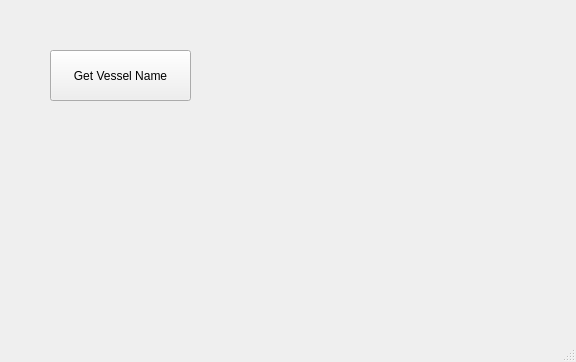
<?xml version="1.0" encoding="UTF-8"?>
<ui version="4.0">
 <class>MainWindow</class>
 <widget class="QMainWindow" name="MainWindow">
  <property name="geometry">
   <rect>
    <x>0</x>
    <y>0</y>
    <width>576</width>
    <height>362</height>
   </rect>
  </property>
  <property name="windowTitle">
   <string>MainWindow</string>
  </property>
  <widget class="QWidget" name="centralwidget">
   <widget class="QPushButton" name="buttonTest">
    <property name="geometry">
     <rect>
      <x>50</x>
      <y>50</y>
      <width>141</width>
      <height>51</height>
     </rect>
    </property>
    <property name="text">
     <string>Get Vessel Name</string>
    </property>
   </widget>
  </widget>
  <widget class="QMenuBar" name="menubar">
   <property name="geometry">
    <rect>
     <x>0</x>
     <y>0</y>
     <width>576</width>
     <height>26</height>
    </rect>
   </property>
  </widget>
  <widget class="QStatusBar" name="statusbar"/>
 </widget>
 <resources/>
 <connections/>
</ui>
